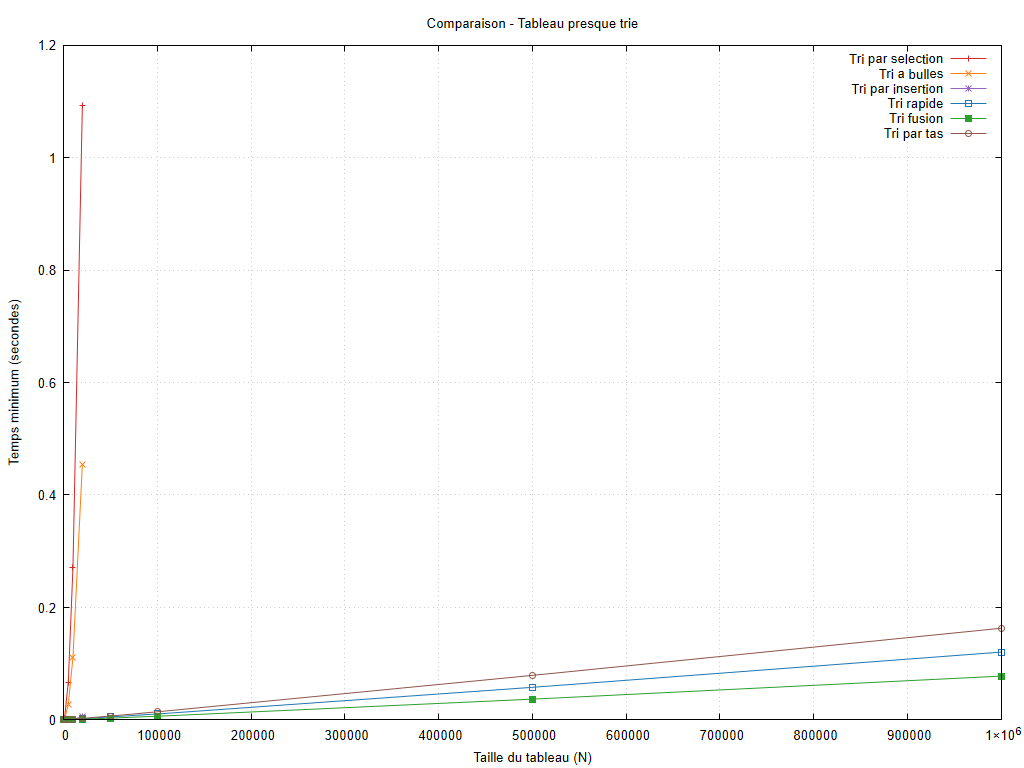

This figure's gnuplot source:
set encoding utf8
set terminal pngcairo size 1024,768 font 'Arial,10'
set output 'graphiques/20261006_211417/configurations/presque_trie.png'
set datafile missing 'non_mesure'
set datafile separator ';'
set title 'Comparaison - Tableau presque trie'
set xlabel 'Taille du tableau (N)'
set ylabel 'Temps minimum (secondes)'
set grid
set yrange [0:*]
plot 'resultats/20261006_211417/presque_trie.csv' every ::1 using 1:2 title 'Tri par selection' with linespoints lc rgb '#d62728', 'resultats/20261006_211417/presque_trie.csv' every ::1 using 1:4 title 'Tri a bulles' with linespoints lc rgb '#ff7f0e', 'resultats/20261006_211417/presque_trie.csv' every ::1 using 1:6 title 'Tri par insertion' with linespoints lc rgb '#9467bd', 'resultats/20261006_211417/presque_trie.csv' every ::1 using 1:8 title 'Tri rapide' with linespoints lc rgb '#1f77b4', 'resultats/20261006_211417/presque_trie.csv' every ::1 using 1:10 title 'Tri fusion' with linespoints lc rgb '#2ca02c', 'resultats/20261006_211417/presque_trie.csv' every ::1 using 1:12 title 'Tri par tas' with linespoints lc rgb '#8c564b'
unset output
